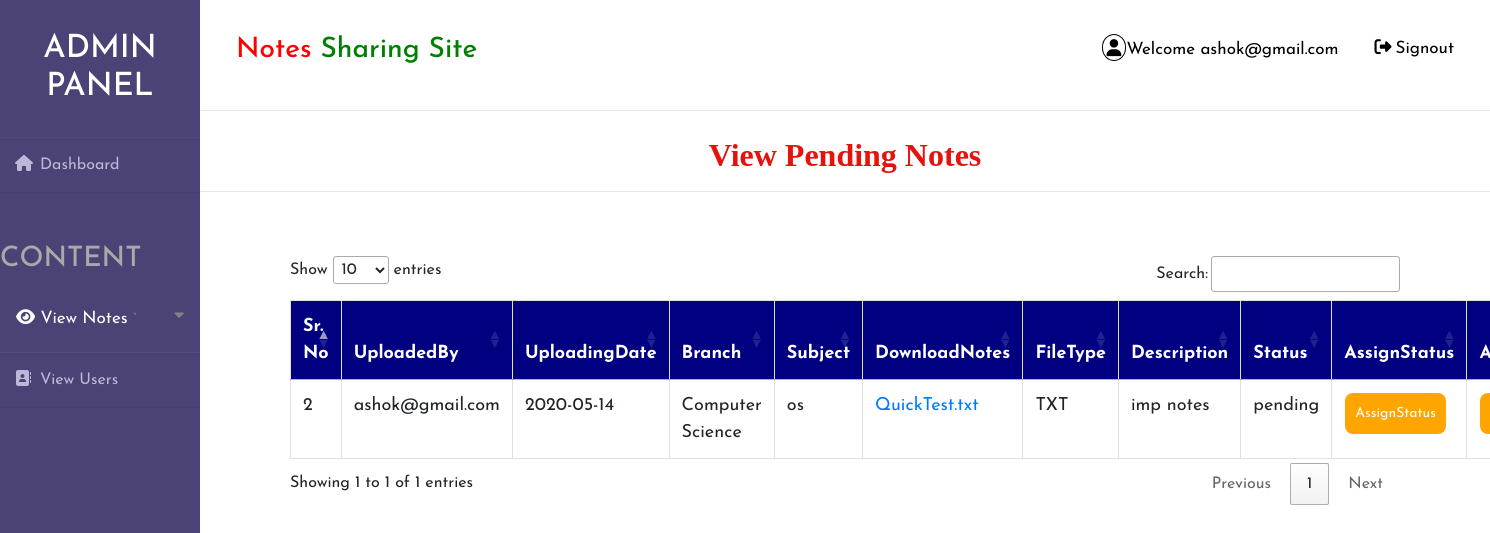
Screenshot of /view_pendingnotes (signed in) with the database file from the repository.
### notes/models.py (models this page shows, shortened)
class Notes(models.Model):
    user = models.ForeignKey(User, on_delete=models.CASCADE, null=True)
    uploadingdate = models.CharField(max_length=30, null=True)
    branch = models.CharField(max_length=30, null=True)
    subject = models.CharField(max_length=30, null=True)
    notesfile = models.FileField(null=True)
    filetype = models.CharField(max_length=30, null=True)
    description = models.CharField(max_length=200, null=True)
    status = models.CharField(max_length=15, null=True)

### notes/views.py (the view)
# urls.py: path('view_pendingnotes', view_pendingnotes, name="view_pendingnotes"),
def view_pendingnotes(request):
    if not request.user.is_authenticated:
        return redirect('login')
    notes = Notes.objects.all()
    d = {'notes': notes}
    return render(request, 'view_pendingnotes.html', d)

### notes/templates/view_pendingnotes.html (shortened to what this page needs)
{% extends 'admin_nav.html' %}
{% block body %}
<center><h2 style = "font-family : 'Monotype Corsiva' ; color : #E6120E ; font-weight : bold;margin-top:2%">View Pending Notes</h2></center><hr>
 <div class="container">
<table class="table table-bordered" id="myTable">
  <thead>
  <tr>
    <th>Sr. No</th>
      <th>UploadedBy</th>
    <th>UploadingDate</th>
    <th>Branch</th>
    <th>Subject</th>
    <th>DownloadNotes</th>
    <th>FileType</th>
    <th>Description</th>
    <th>Status</th>
      <th>AssignStatus</th>
    <th>Action</th>
  </tr>
  </thead>
   <tbody>
{% for i in notes %}
   {% if i.status == "pending" %}
  <tr>
      <td>{{forloop.counter}}</td>
       <td>{{i.user.username}}</td>
    <td>{{i.uploadingdate}} </td>
    <td>{{i.branch}}</td>
    <td>{{i.subject}}</td>
      <td><a href="{{i.notesfile.url}}" download>{{i.notesfile}}</a> </td>
    <td>{{i.filetype}}</td>
    <td>{{i.description}}</td>
      <td>{{i.status}}</td>
      <td><a href="{% url 'edit_status' i.id %}"><button class="button button1">AssignStatus</button></a></td>
    <td><a href="{% url 'delete_notes' i.id %}"><button class="button button1" onclick="return confirm('Are you sure?')">Delete</button></a></td>
  </tr>
    {% endif %}
   {% endfor %}
    </tbody>
</table>
 </div>
{% endblock %}

### notes/templates/admin_nav.html (shortened to what this page needs)
<!DOCTYPE html>
<html lang="en">
{% load static %}
<head>
	<link rel="stylesheet" href="{% static 'style1.css' %}">
    <link rel="stylesheet" href="https://cdnjs.cloudflare.com/ajax/libs/font-awesome/4.7.0/css/font-awesome.min.css">
    <link rel="stylesheet" href="https://maxcdn.bootstrapcdn.com/bootstrap/4.0.0/css/bootstrap.min.css">
  <link rel = stylesheet href = "//cdn.datatables.net/1.10.19/css/jquery.dataTables.min.css">
</head>
<body>
<div class="wrapper">
    <div class="sidebar">
        <h2>Admin Panel</h2>
        <ul>
            <li style="margin-bottom:50px"><a href="{% url 'admin_home' %}"><i class="fas fa-home"></i>Dashboard</a></li>
            <h3 style="color:Darkgrey;margin-bottom:10px">CONTENT</h3>
            <button class="dropdown-btn nav-link" style="padding-top:20px;padding-bottom:20px">
                <a href="" style="color: #fff"><i class="fas fa-eye"></i>
                    View Notes</a>
    `           <i class="fa fa-caret-down"></i>
            </button>
            <li><a href="{% url 'view_users' %}"><i class="fas fa-address-book"></i>View Users</a></li>
</ul>
    </div>
    <div class="main_content">
        <div class="header"><div class="topnav">
  <a class="active" href="#home"><h3><span style="color:red">Notes</span> <span style="color:green">Sharing Site</span></h3></a>
  <div class="topnav-right">
    <a href="#search"><i style="padding:4px;border-radius:50%;border:1px solid black" class="fas fa-user"></i>Welcome {{request.user.username}}</a>
    <a href="{% url 'logout' %}"><i style="padding:4px;bborder:1px solid black" class="fas fa-sign-out-alt"></i>Signout</a>
  </div>
</div>
</div>
        {% block body %}
        {% endblock %}
    </div>
</div>
</body>
</html>

### notes/static/style1.css (style rules this page uses)
* { margin: 0; padding: 0; box-sizing: border-box; list-style: none; text-decoration: none; font-family: 'Josefin Sans', sans-serif; }
body { background-color: #f3f5f9; }
.wrapper { display: flex; position: relative; }
.wrapper .sidebar { width: 200px; height: 100%; background: #4b4276; padding: 30px 0px; position: fixed; }
.wrapper .sidebar h2 { color: #fff; text-transform: uppercase; text-align: center; margin-bottom: 30px; }
.wrapper .sidebar ul li { padding: 15px; border-bottom: 1px solid #bdb8d7; border-bottom: 1px solid rgba(0,0,0,0.05); border-top: 1px solid rgba(255,255,255,0.05); }
.wrapper .sidebar ul li a { color: #bdb8d7; display: block; }
.wrapper .sidebar ul li a .fas { width: 25px; }
.wrapper .main_content { width: 100%; margin-left: 200px; }
.wrapper .main_content .header { padding: 20px; background: #fff; color: #717171; border-bottom: 1px solid #e0e4e8; }
.topnav { overflow: hidden; background-color: #fff; }
.topnav a { float: left; color: black; text-align: center; padding: 14px 16px; text-decoration: none; font-size: 17px; }
.topnav-right { float: right; }

### notes/templates/admin_nav.html (style rules this page uses)
.button { background-color: orange; border: none; color: white; padding: 10px; text-align: center; text-decoration: none; display: inline-block; font-size: 14px; margin: 1px 1px; cursor: pointer; }
.button1 { border-radius: 8px; }
* { box-sizing: border-box; }
#myTable { border-collapse: collapse; width: 100%; border: 1px solid #ddd; font-size: 18px; }
#myTable th { text-align: left; padding: 12px; background-color: Navy; color: white; }
#myTable td { text-align: left; padding: 12px; background-color: white; }
#myTable tr { border-bottom: 1px solid #ddd; }
body { font-family: "Lato", sans-serif; }
.sidenav a, .dropdown-btn { padding: 6px 8px 6px 16px; text-decoration: none; font-size: 20px; color: #818181; display: block; border: none; background: none; width: 100%; text-align: left; cursor: pointer; outline: none; }
.fa-caret-down { float: right; padding-right: 8px; }
.nav-link { font-size:17px; }

### rows the page displays
Notes: user.username "ashok@gmail.com", uploadingdate "2020-05-14", branch "Computer Science", subject "os", notesfile "QuickTest.txt", filetype "TXT", description "imp notes", status "pending"

### other values shown
{{ request.user.username }} "ashok@gmail.com"
